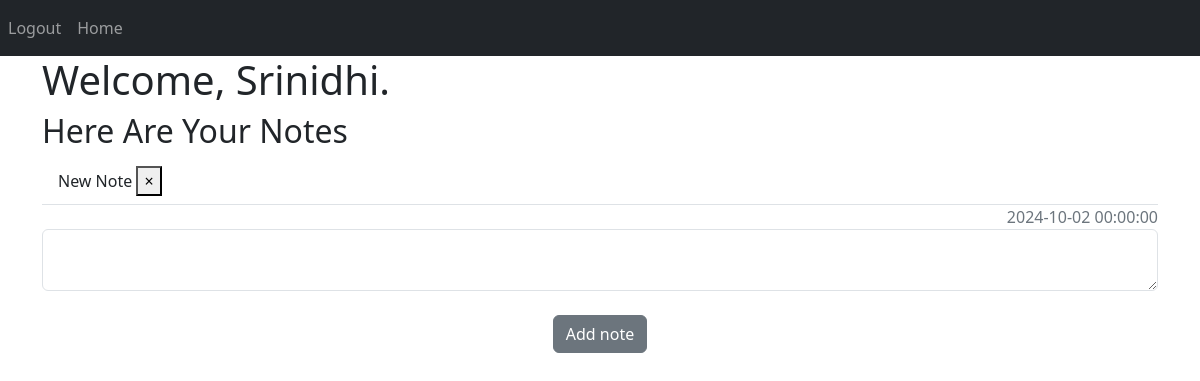
Page / (signed in) on the earlier database version.
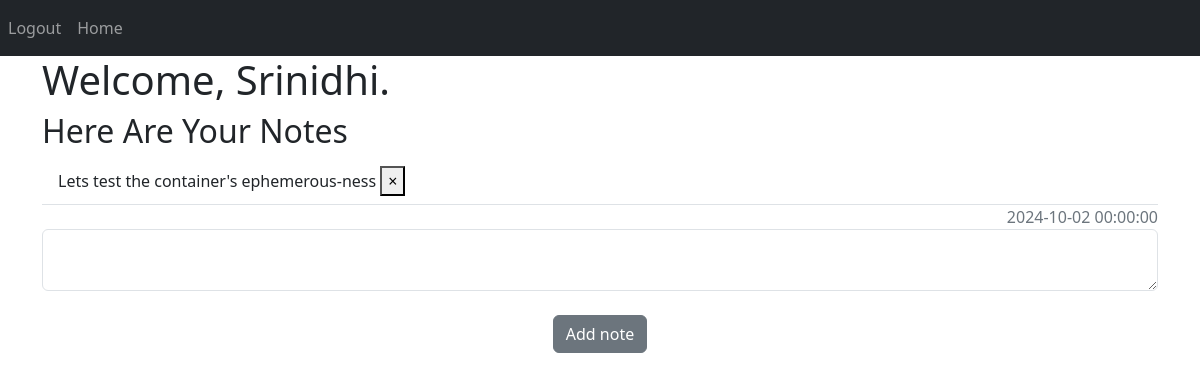
Same page on the later database version.
### website/models.py (models this page shows)
class User(db.Model, UserMixin):
    id = db.Column(db.Integer, primary_key=True)
    email = db.Column(db.String(150), unique=True)
    password = db.Column(db.String(150))
    first_name = db.Column(db.String(150))
    notes = db.relationship('Note')

class Note(db.Model):
    id = db.Column(db.Integer, primary_key=True)
    data = db.Column(db.String(10000))
    today = db.Column(db.DateTime(date.today()))
    user_id = db.Column(db.Integer, db.ForeignKey('user.id'))

### website/views.py (the view, shortened to what this page needs)
@views.route('/', methods = ["GET", "POST"])
@login_required
def home():
    return render_template("home.html", user = current_user)

### website/__init__.py (called while the page is built)
def create_app():
    app = Flask(__name__)
    app.config["SECRET_KEY"] = '4594117385448020947'
    app.config["SQLALCHEMY_DATABASE_URI"] = f"sqlite:///{DB_NAME}"
    db.init_app(app)
    from .views import views
    from .auth import auth
    app.register_blueprint(views, url_prefix = "/")
    app.register_blueprint(auth, url_prefix = "/")
    from .models import User, Note
    with app.app_context():
        db.create_all()
    login_manager = LoginManager()
    login_manager.login_view = 'auth.login'
    login_manager.init_app(app)
    @login_manager.user_loader
    def load_user(id):
        return User.query.get(int(id))
    return app

### website/templates/home.html (shortened to what this page needs)
{% extends "base.html" %}
{%block content%}
<h1>Welcome, {{user.first_name}}.</h1>
<h2>Here Are Your Notes</h2>
<ul class="list-group list-group-flush">
    {% for note in user.notes%}
    <li class="list-group-item">{{note.data}}
        <button type="button"class="close" onClick="deleteNote({{ note.id }})"><span aria-hidden="true">&times;</span></button>
    </li>
    <span class="text-secondary" align="right">{{note.today}}</span>
    {% endfor %}
</ul>
<form method="POST">
    <textarea name="note" id="note" class="form-control"></textarea>
    <br/>
    <div  style="display: flex; align-items: center;justify-content: center;">
        <button type="submit" class="btn btn-secondary">Add note</button>
    </div>
</form>
{%endblock%}

### website/templates/base.html (shortened to what this page needs)
<!DOCTYPE html>
<html lang="en">
<head>
    <link href = "https://cdn.jsdelivr.net/npm/bootstrap@5.3.3/dist/css/bootstrap.min.css"
            rel="stylesheet"
    />
    <link
      rel="stylesheet"
      href="https://stackpath.bootstrapcdn.com/font-awesome/4.7.0/css/font-awesome.min.css"
    />
</head>
<body>
    <nav class = "navbar navbar-expand-lg navbar-dark bg-dark">
    <div class="collapse navbar-collapse" id="navbar">
        <div class="navbar-nav">
          {% if user.is_authenticated %}
          <a href="/logout" id="logout" class="nav-item nav-link">Logout</a>
          <a href="/" id="home" class="nav-item nav-link">Home</a>
          {% else %}
            <a href="/login" id="login" class="nav-item nav-link">Login</a>
            <a href="/signup" id="signup" class="nav-item nav-link">Sign Up</a>
           {% endif %}
        </div>
    </div></nav>
    <div class="container">
        {%block content %}
        {% endblock%}
    </div>
</body>
</html>

Differences in the rows shown:
removed Note: data "New Note", today "2024-10-02 00:00:00"
added Note: data "Lets test the container's ephemerous-ness", today "2024-10-02 00:00:00"
